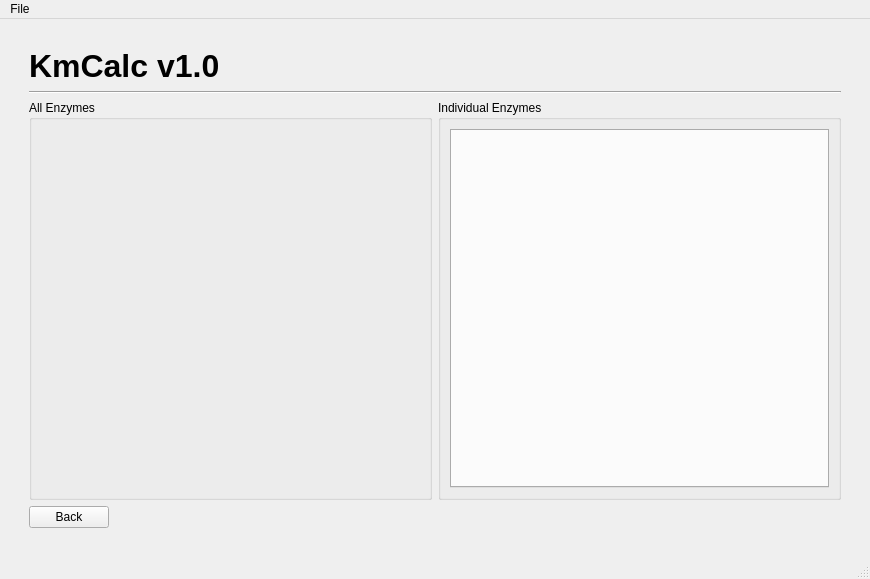
<?xml version="1.0" encoding="UTF-8"?>
<ui version="4.0">
 <class>MainWindow</class>
 <widget class="QMainWindow" name="MainWindow">
  <property name="geometry">
   <rect>
    <x>0</x>
    <y>0</y>
    <width>870</width>
    <height>579</height>
   </rect>
  </property>
  <property name="windowTitle">
   <string>Results Window</string>
  </property>
  <widget class="QWidget" name="centralwidget">
   <layout class="QGridLayout" name="gridLayout">
    <item row="0" column="1" colspan="2">
     <spacer name="verticalSpacer_2">
      <property name="orientation">
       <enum>Qt::Vertical</enum>
      </property>
      <property name="sizeType">
       <enum>QSizePolicy::Fixed</enum>
      </property>
      <property name="sizeHint" stdset="0">
       <size>
        <width>20</width>
        <height>20</height>
       </size>
      </property>
     </spacer>
    </item>
    <item row="3" column="2" rowspan="2">
     <widget class="QGroupBox" name="individual_box">
      <property name="sizePolicy">
       <sizepolicy hsizetype="Preferred" vsizetype="Expanding">
        <horstretch>0</horstretch>
        <verstretch>0</verstretch>
       </sizepolicy>
      </property>
      <property name="title">
       <string>Individual Enzymes</string>
      </property>
      <layout class="QGridLayout" name="gridLayout_4">
       <item row="0" column="0">
        <widget class="QTabWidget" name="tabWidget">
         <property name="sizePolicy">
          <sizepolicy hsizetype="Expanding" vsizetype="Expanding">
           <horstretch>0</horstretch>
           <verstretch>0</verstretch>
          </sizepolicy>
         </property>
         <property name="currentIndex">
          <number>-1</number>
         </property>
         <property name="elideMode">
          <enum>Qt::ElideLeft</enum>
         </property>
        </widget>
       </item>
      </layout>
     </widget>
    </item>
    <item row="2" column="1" colspan="2">
     <widget class="Line" name="line">
      <property name="orientation">
       <enum>Qt::Horizontal</enum>
      </property>
     </widget>
    </item>
    <item row="3" column="1" rowspan="2">
     <widget class="QGroupBox" name="all_box">
      <property name="sizePolicy">
       <sizepolicy hsizetype="Preferred" vsizetype="Expanding">
        <horstretch>0</horstretch>
        <verstretch>0</verstretch>
       </sizepolicy>
      </property>
      <property name="title">
       <string>All Enzymes</string>
      </property>
      <layout class="QGridLayout" name="gridLayout_3">
       <item row="0" column="1">
        <widget class="QWidget" name="widget" native="true">
         <property name="sizePolicy">
          <sizepolicy hsizetype="Expanding" vsizetype="Expanding">
           <horstretch>0</horstretch>
           <verstretch>0</verstretch>
          </sizepolicy>
         </property>
        </widget>
       </item>
      </layout>
     </widget>
    </item>
    <item row="6" column="1" colspan="2">
     <spacer name="verticalSpacer">
      <property name="orientation">
       <enum>Qt::Vertical</enum>
      </property>
      <property name="sizeType">
       <enum>QSizePolicy::Fixed</enum>
      </property>
      <property name="sizeHint" stdset="0">
       <size>
        <width>20</width>
        <height>20</height>
       </size>
      </property>
     </spacer>
    </item>
    <item row="3" column="0" rowspan="3">
     <spacer name="horizontalSpacer_2">
      <property name="orientation">
       <enum>Qt::Horizontal</enum>
      </property>
      <property name="sizeType">
       <enum>QSizePolicy::Fixed</enum>
      </property>
      <property name="sizeHint" stdset="0">
       <size>
        <width>20</width>
        <height>20</height>
       </size>
      </property>
     </spacer>
    </item>
    <item row="5" column="1" alignment="Qt::AlignLeft">
     <widget class="QPushButton" name="back_button">
      <property name="text">
       <string>Back</string>
      </property>
     </widget>
    </item>
    <item row="3" column="3" rowspan="3">
     <spacer name="horizontalSpacer">
      <property name="orientation">
       <enum>Qt::Horizontal</enum>
      </property>
      <property name="sizeType">
       <enum>QSizePolicy::Fixed</enum>
      </property>
      <property name="sizeHint" stdset="0">
       <size>
        <width>20</width>
        <height>20</height>
       </size>
      </property>
     </spacer>
    </item>
    <item row="1" column="1">
     <widget class="QLabel" name="label">
      <property name="sizePolicy">
       <sizepolicy hsizetype="Preferred" vsizetype="Fixed">
        <horstretch>0</horstretch>
        <verstretch>0</verstretch>
       </sizepolicy>
      </property>
      <property name="text">
       <string>&lt;html&gt;&lt;head/&gt;&lt;body&gt;&lt;p&gt;&lt;span style=&quot; font-size:24pt; font-weight:600;&quot;&gt;KmCalc v1.0&lt;/span&gt;&lt;/p&gt;&lt;/body&gt;&lt;/html&gt;</string>
      </property>
     </widget>
    </item>
   </layout>
  </widget>
  <widget class="QMenuBar" name="menubar">
   <property name="geometry">
    <rect>
     <x>0</x>
     <y>0</y>
     <width>870</width>
     <height>24</height>
    </rect>
   </property>
   <widget class="QMenu" name="menuSave_All">
    <property name="title">
     <string>File</string>
    </property>
    <addaction name="save_all"/>
   </widget>
   <addaction name="menuSave_All"/>
  </widget>
  <widget class="QStatusBar" name="statusbar"/>
  <action name="save_all">
   <property name="text">
    <string>Save All Figures</string>
   </property>
  </action>
 </widget>
 <resources/>
 <connections/>
</ui>
